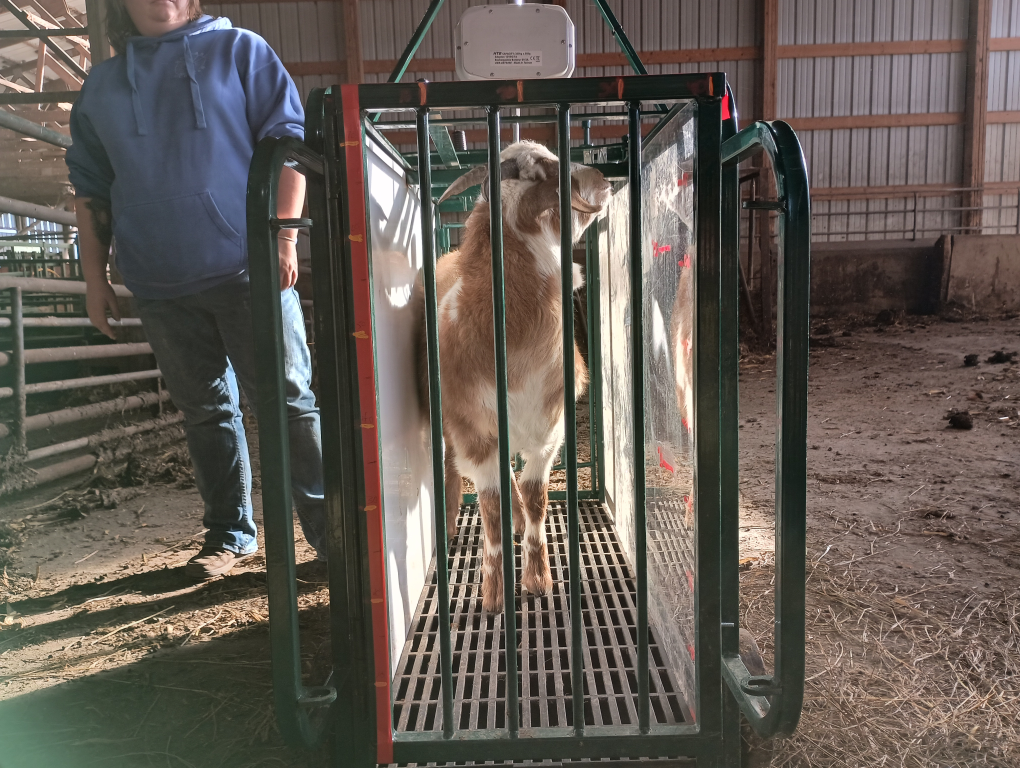
#> input picture model/images/all_goats_grouped/1/front_1.jpg, 4080 x 3072 px (shown at 1/4 size)
$ python side_calibration_tool.py ../images/all_goats_grouped/1/front_1.jpg
#> lines starting #> are read from the running program, lines starting #| are printed output that depends on the picture

"""
DO NOT RERUN BUT GOOD TO HAVE FOR REFERENCE

OUTPUTS - side_calibration.json for average cm to pixels conversion based on multi-point selection in test images
"""

import cv2
import numpy as np
import json
from pathlib import Path

class CalibrationTool:
    def __init__(self, image_path: str):
        self.image_path = image_path
        self.image = cv2.imread(image_path)
#> self.image is the input picture: shape (3072, 4080, 3); mean B, G, R 84.2, 91.3, 99.2
        if self.image is None:
            raise ValueError(f"Could not load image: {image_path}")

        # Scale image to fit screen if needed
        max_height = 900
        height, width = self.image.shape[:2]
#> height = 3072; width = 4080
        if height > max_height:
            scale = max_height / height
#> scale = 0.293
            new_width = int(width * scale)
#> new_width = 1195
            self.display_image = cv2.resize(self.image, (new_width, max_height))
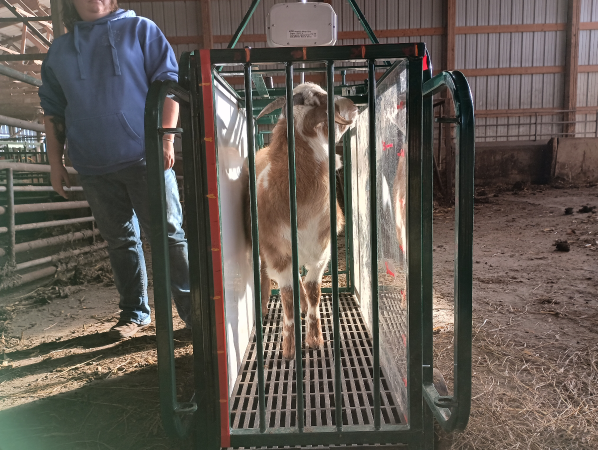
#> self.display_image: shape (900, 1195, 3) (shown at 1/2 size); mean B, G, R 84.1, 91.2, 99.1
            self.scale = scale
#> self.scale = 0.293
        else:
            self.display_image = self.image.copy()
            self.scale = 1.0

        self.points = []
        self.cm_values = [0, 10, 20, 30, 40, 50, 60, 70]
        self.window_name = "Calibration Tool - Multi-point"

    # [121 lines left out: functions mouse_callback, calculate_calibration, save_calibration, reset, not called in this run]

    def run(self):
        """Run the calibration tool"""
        cv2.namedWindow(self.window_name)
        cv2.setMouseCallback(self.window_name, self.mouse_callback)

        # Add instructions to image
        instructions = self.display_image.copy()
        cv2.putText(instructions, "Click on each cm mark: 0, 10, 20, 30, 40, 50, 60, 70", (10, 30),
                   cv2.FONT_HERSHEY_SIMPLEX, 0.8, (0, 255, 0), 2)
        cv2.putText(instructions, "Start at bottom (0cm), work your way up", (10, 70),
                   cv2.FONT_HERSHEY_SIMPLEX, 0.8, (0, 255, 0), 2)
        cv2.putText(instructions, "Press 's' to save, 'r' to reset, 'q' to quit", (10, 110),
                   cv2.FONT_HERSHEY_SIMPLEX, 0.7, (0, 255, 0), 2)
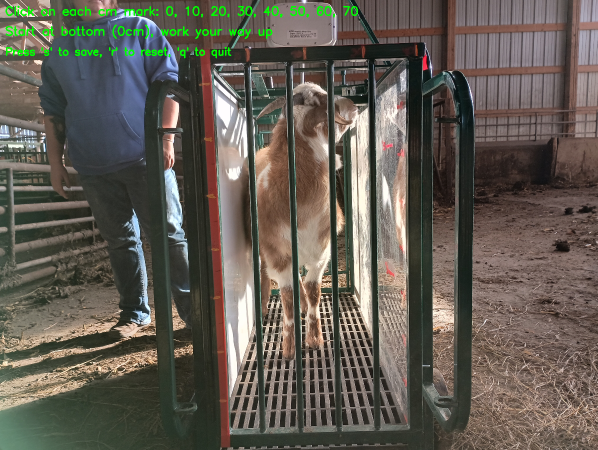
#> instructions: shape (900, 1195, 3) (shown at 1/2 size); mean B, G, R 83.2, 92.6, 98.2

        self.display_image = instructions
        cv2.imshow(self.window_name, self.display_image)

        print("Calibration Tool - Multi-point (0-70cm)")
        print("="*60)
        print("Instructions:")
        print("1. Click on each mark in order: 0cm, 10cm, 20cm, 30cm, 40cm, 50cm, 60cm, 70cm")
        print("2. Start at the bottom (0cm) and work your way up")
        print("3. The tool will average all spacings for accurate calibration")
        print("4. Press 's' to save calibration")
        print("5. Press 'r' to reset and try again")
        print("6. Press 'q' to quit")
        print("="*60)
        print("\nClick on the 0cm mark...")

        while True:
            key = cv2.waitKey(1) & 0xFF
#> (key q is pressed here)

            if key == ord('q'):
                break
            elif key == ord('s'):
                if len(self.points) == len(self.cm_values):
                    self.save_calibration()
                    break
                else:
                    print(f"Please select all {len(self.cm_values)} points first! ({len(self.points)}/{len(self.cm_values)} done)")
            elif key == ord('r'):
                self.reset()

        cv2.destroyAllWindows()

def main():
    import argparse

    parser = argparse.ArgumentParser(description='Manual Calibration Tool - Multi-point Centimeters')
    parser.add_argument('image', help='Path to side-view image with visible cm ruler (0-70cm)')
    parser.add_argument('--output', default='side_calibration.json',
                       help='Output calibration file')

    args = parser.parse_args()

    try:
        tool = CalibrationTool(args.image)
        tool.run()
    except Exception as e:
        print(f"Error: {e}")
        return 1

    return 0

if __name__ == "__main__":
    exit(main())
#> (the program exits here)

$ run again, on model/images/all_goats_grouped/1/top_1.jpg
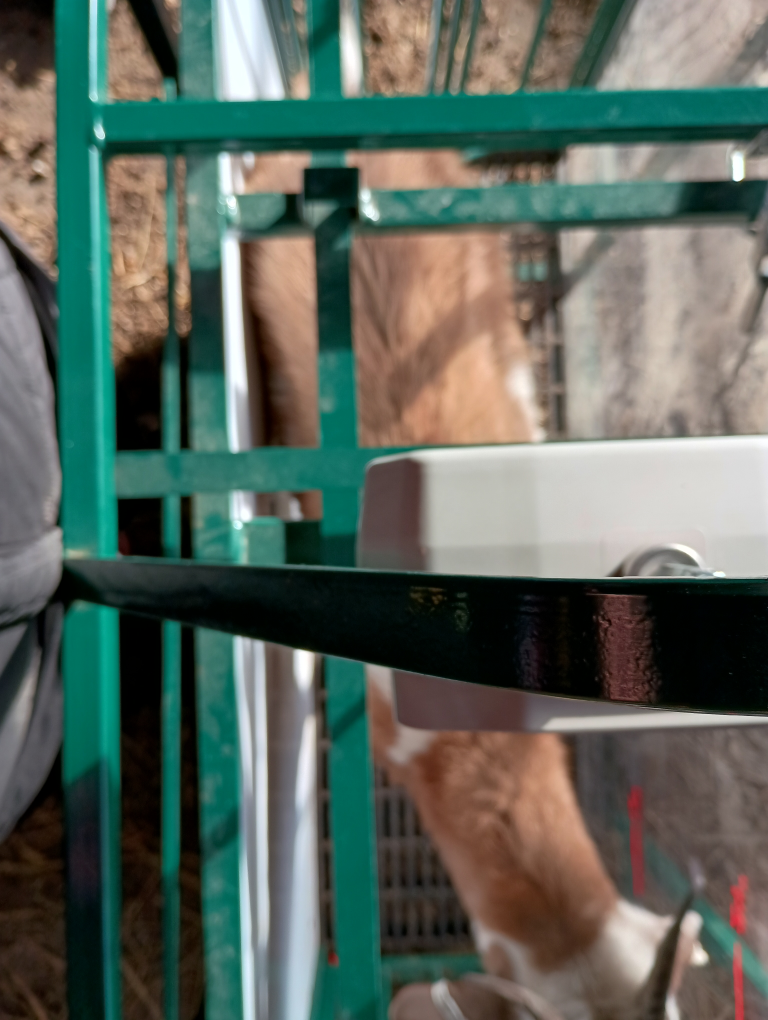
#> input picture model/images/all_goats_grouped/1/top_1.jpg, 3072 x 4080 px (shown at 1/4 size)
#> in __init__, self.image is the input picture: shape (4080, 3072, 3); mean B, G, R 93.9, 103.2, 91.7
#> in __init__, `self.display_image = cv2.resize(self.image, (new_width, max_height))`:
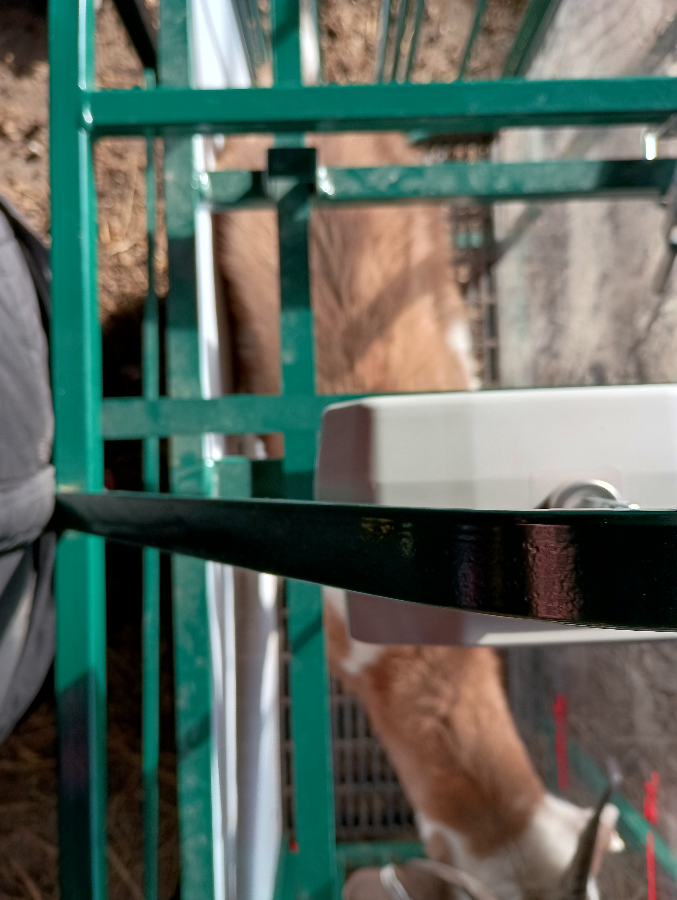
#> self.display_image: shape (900, 677, 3); mean B, G, R 93.8, 103.1, 91.6
#> in run, `cv2.putText(instructions, "Press 's' to save, 'r' to reset, 'q' to qui..`:
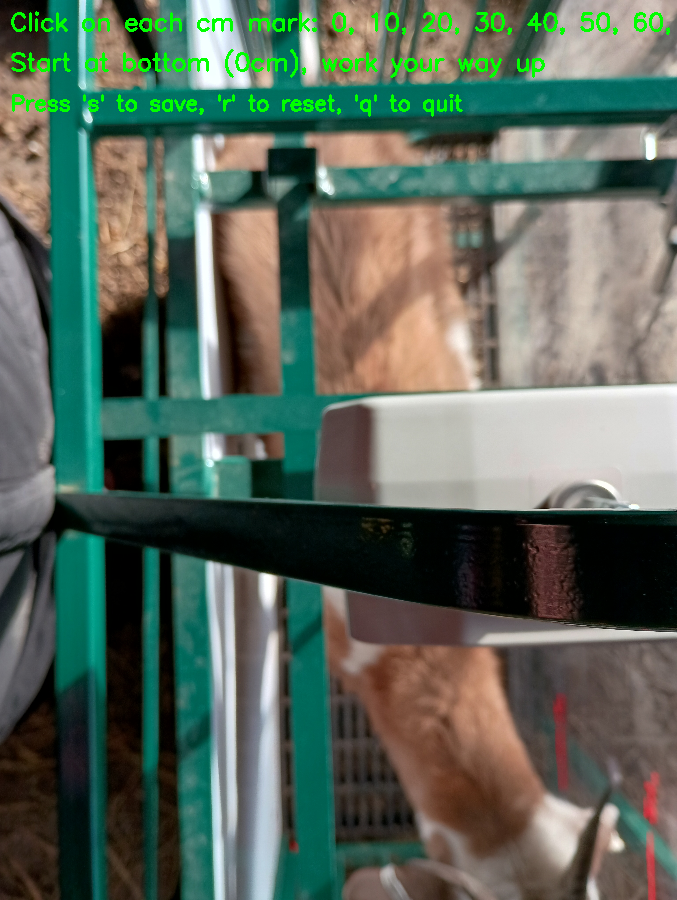
#> instructions: shape (900, 677, 3); mean B, G, R 92.1, 105.1, 90.3
